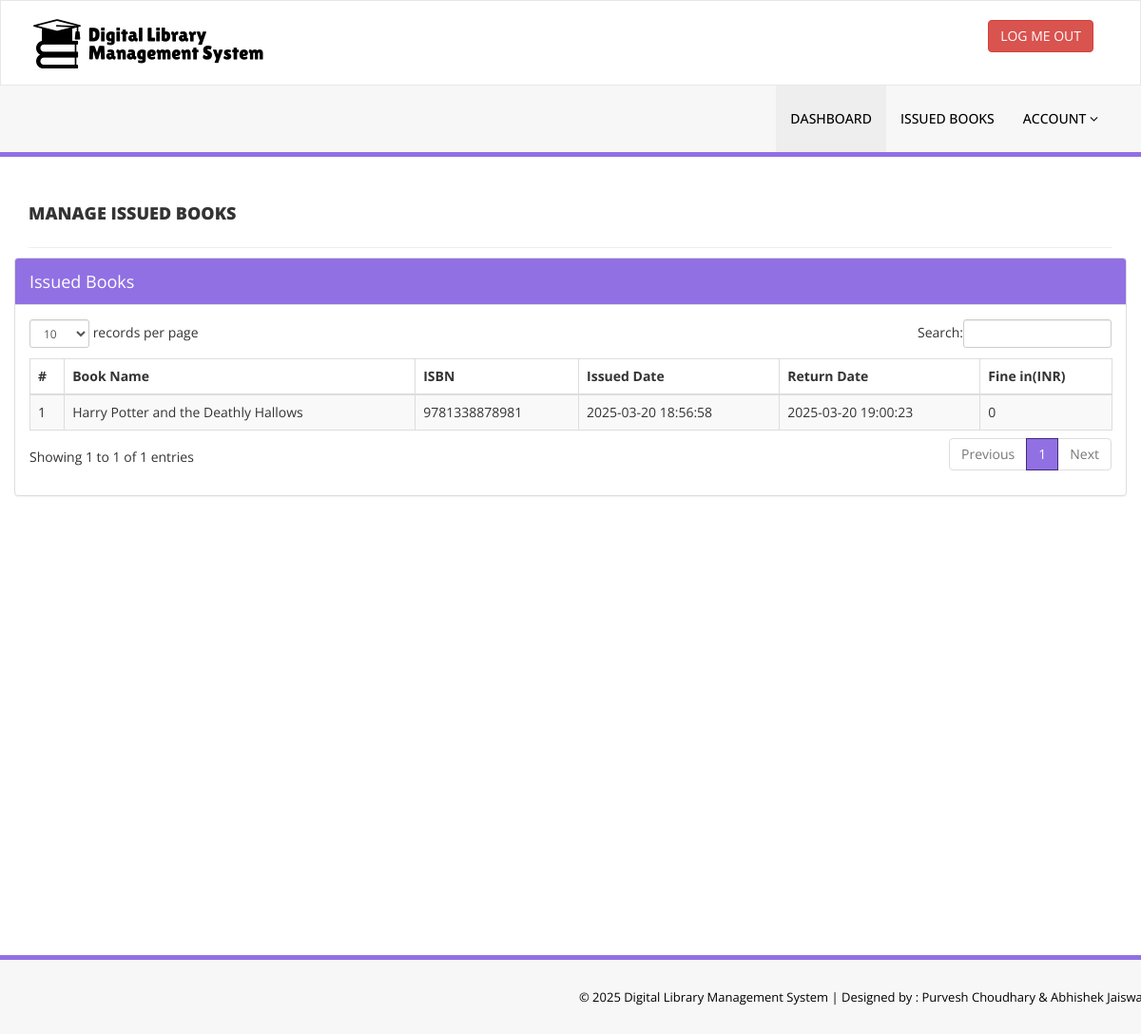
Page /issued-books.php (signed in) on the committed database.
### tables this page shows
CREATE TABLE `tblissuedbookdetails` (
  `id` int(11) NOT NULL,
  `BookId` int(11) DEFAULT NULL,
  `StudentID` varchar(150) DEFAULT NULL,
  `IssuesDate` timestamp NULL DEFAULT current_timestamp(),
  `ReturnDate` timestamp NULL DEFAULT NULL ON UPDATE current_timestamp(),
  `ReturnStatus` int(1) DEFAULT NULL,
  `fine` int(11) DEFAULT NULL
);

CREATE TABLE `tblbooks` (
  `id` int(11) NOT NULL,
  `BookName` varchar(255) DEFAULT NULL,
  `CatId` int(11) DEFAULT NULL,
  `AuthorId` int(11) DEFAULT NULL,
  `ISBNNumber` varchar(25) DEFAULT NULL,
  `BookPrice` decimal(10,2) DEFAULT NULL,
  `BookQuantity` int(11) NOT NULL DEFAULT 1,
  `BookAvailQuantity` int(11) NOT NULL DEFAULT 1,
  `bookImage` varchar(250) NOT NULL,
  `isIssued` int(1) DEFAULT NULL,
  `RegDate` timestamp NULL DEFAULT current_timestamp(),
  `UpdationDate` timestamp NULL DEFAULT NULL ON UPDATE current_timestamp()
);

### issued-books.php (the view, shortened to what this page needs)
<?php
include('includes/config.php');
if(strlen($_SESSION['login'])==0)
    {
header('location:index.php');
}
else{
    ?>
<!DOCTYPE html>
<html xmlns="http://www.w3.org/1999/xhtml">
<head>
    <link href="assets/css/bootstrap.css" rel="stylesheet" />
    <link href="assets/css/font-awesome.css" rel="stylesheet" />
    <link href="assets/js/dataTables/dataTables.bootstrap.css" rel="stylesheet" />
    <link href="assets/css/style.css" rel="stylesheet" />
</head>
<body>
<?php include('includes/header.php');?>
    <div class="content-wrapper">
         <div class="container">
        <div class="row pad-botm">
            <div class="col-md-12">
                <h4 class="header-line">Manage Issued Books</h4>
    </div>
            <div class="row">
                <div class="col-md-12">
                    <div class="panel panel-default">
                        <div class="panel-heading">
                          Issued Books
                        </div>
                        <div class="panel-body">
                            <div class="table-responsive">
                                <table class="table table-striped table-bordered table-hover" id="dataTables-example">
                                    <thead>
                                        <tr>
                                            <th>#</th>
                                            <th>Book Name</th>
                                            <th>ISBN </th>
                                            <th>Issued Date</th>
                                            <th>Return Date</th>
                                            <th>Fine in(INR)</th>
                                        </tr>
                                    </thead>
                                    <tbody>
<?php
$sid=$_SESSION['stdid'];
$sql="SELECT tblbooks.BookName,tblbooks.ISBNNumber,tblissuedbookdetails.IssuesDate,tblissuedbookdetails.ReturnDate,tblissuedbookdetails.id as rid,tblissuedbookdetails.fine from  tblissuedbookdetails join tblstudents on tblstudents.StudentId=tblissuedbookdetails.StudentId join tblbooks on tblbooks.id=tblissuedbookdetails.BookId where tblstudents.StudentId=:sid order by tblissuedbookdetails.id desc";
$query = $dbh -> prepare($sql);
$query-> bindParam(':sid', $sid, PDO::PARAM_STR);
$query->execute();
$results=$query->fetchAll(PDO::FETCH_OBJ);
$cnt=1;
if($query->rowCount() > 0)
{
foreach($results as $result)
{               ?>
                                        <tr class="odd gradeX">
                                            <td class="center"><?php echo htmlentities($cnt);?></td>
                                            <td class="center"><?php echo htmlentities($result->BookName);?></td>
                                            <td class="center"><?php echo htmlentities($result->ISBNNumber);?></td>
                                            <td class="center"><?php echo htmlentities($result->IssuesDate);?></td>
                                            <td class="center"><?php if($result->ReturnDate=="")
                                            {?>
                                            <span style="color:red">
                                             <?php   echo htmlentities("Not Return Yet"); ?>
                                                </span>
                                            <?php } else {
                                            echo htmlentities($result->ReturnDate);
                                        }
                                            ?></td>
                                              <td class="center"><?php echo htmlentities($result->fine);?></td>
                                        </tr>
 <?php $cnt=$cnt+1;}} ?>
                                    </tbody>
                                </table>
                            </div>
                        </div>
                    </div>
                </div>
            </div>
    </div>
    </div>
    </div>
  <?php include('includes/footer.php');?>
</body>
</html>
<?php } ?>

### assets/css/style.css (style rules this page uses)
.content-wrapper { margin-top: 40px; min-height:800px; padding-bottom:90px; }
.header-line { font-weight:900; padding-bottom:25px; border-bottom:1px solid #eeeeee; text-transform:uppercase; }
.pad-botm { padding-bottom:30px; }

### rows in the picture
tblissuedbookdetails: BookId.BookName "Harry Potter and the Deathly Hallows", BookId.ISBNNumber "9781338878981", IssuesDate "2025-03-20 18:56:58", ReturnDate "2025-03-20 19:00:23", fine "0"
